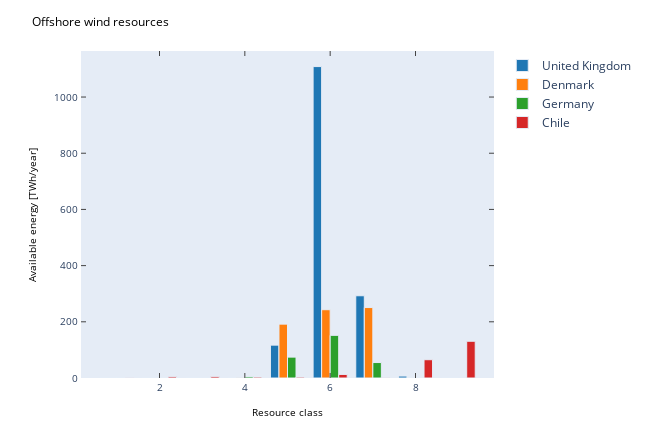

Source (notebook cell):
### Code cell
mpl_fig = plt.figure(figsize=(9, 6))
ax = mpl_fig.add_subplot(111)
x = np.array(list(wind_res2[countries[0]].keys()))

for i, country in enumerate(countries):
    y = wind_res2[country].values()
    ax.bar(x, y, width=0.8)
ax.set_ylabel('Available energy [TWh/year]')
ax.set_xlabel('Resource class')
ax.set_title('Offshore wind resources')
plotly_fig = tls.mpl_to_plotly(mpl_fig)
for i, e in enumerate(plotly_fig['data']):
    e['name'] = countries[i]
plotly_fig["layout"]["showlegend"] = True
plotly_fig["layout"]['hovermode'] = 'x'
iplot(plotly_fig, filename='ofs2')

### Figure 1 — Plotly figure (JSON) as saved in the notebook; plotly's stock layout.template omitted (floating-point values rounded to 4 significant figures)
{"data": [{"marker": {"color": "#1F77B4", "line": {"width": 1}}, "name": "United Kingdom", "opacity": 1, "orientation": "v", "type": "bar", "x": [1, 2, 3, 4, 5, 6, 7, 8, 9], "xaxis": "x", "y": [0, 0, 0, 0, 116.9, 1108.0, 292.7, 6.941, 0], "yaxis": "y"}, {"marker": {"color": "#FF7F0E", "line": {"width": 1}}, "name": "Denmark", "opacity": 1, "orientation": "v", "type": "bar", "x": [1, 2, 3, 4, 5, 6, 7, 8, 9], "xaxis": "x", "y": [0, 0, 0, 0.4586, 191.7, 243.1, 250.7, 0, 0], "yaxis": "y"}, {"marker": {"color": "#2CA02C", "line": {"width": 1}}, "name": "Germany", "opacity": 1, "orientation": "v", "type": "bar", "x": [1, 2, 3, 4, 5, 6, 7, 8, 9], "xaxis": "x", "y": [0, 0, 0, 5.089, 74.31, 151.9, 55.03, 0, 0], "yaxis": "y"}, {"marker": {"color": "#D62728", "line": {"width": 1}}, "name": "Chile", "opacity": 1, "orientation": "v", "type": "bar", "x": [1, 2, 3, 4, 5, 6, 7, 8, 9], "xaxis": "x", "y": [0.432, 4.767, 5.725, 3.558, 3.341, 12.72, 1.241, 65.11, 130.8], "yaxis": "y"}], "layout": {"autosize": false, "bargap": 0.2, "height": 432, "hovermode": "x", "margin": {"b": 54, "l": 81, "pad": 0, "r": 64, "t": 51}, "showlegend": true, "title": {"font": {"color": "#000000", "size": 12}, "text": "Offshore wind resources"}, "width": 648, "xaxis": {"anchor": "y", "domain": [0, 1], "mirror": "ticks", "nticks": 6, "range": [0.16, 9.84], "showgrid": false, "showline": true, "side": "bottom", "tickfont": {"size": 10}, "ticks": "inside", "title": {"font": {"color": "#000000", "size": 10}, "text": "Resource class"}, "type": "linear", "zeroline": false}, "yaxis": {"anchor": "x", "domain": [0, 1], "mirror": "ticks", "nticks": 7, "range": [0, 1164.0], "showgrid": false, "showline": true, "side": "left", "tickfont": {"size": 10}, "ticks": "inside", "title": {"font": {"color": "#000000", "size": 10}, "text": "Available energy [TWh/year]"}, "type": "linear", "zeroline": false}}}
